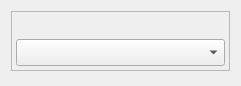
<?xml version="1.0" encoding="UTF-8"?>
<ui version="4.0">
 <class>SingleComponentWidget</class>
 <widget class="QWidget" name="SingleComponentWidget">
  <property name="geometry">
   <rect>
    <x>0</x>
    <y>0</y>
    <width>241</width>
    <height>86</height>
   </rect>
  </property>
  <property name="windowTitle">
   <string>Form</string>
  </property>
  <layout class="QVBoxLayout" name="verticalLayout_2">
   <item>
    <widget class="QFrame" name="frame">
     <property name="frameShape">
      <enum>QFrame::StyledPanel</enum>
     </property>
     <property name="frameShadow">
      <enum>QFrame::Plain</enum>
     </property>
     <layout class="QVBoxLayout" name="verticalLayout">
      <property name="leftMargin">
       <number>4</number>
      </property>
      <property name="topMargin">
       <number>3</number>
      </property>
      <property name="rightMargin">
       <number>4</number>
      </property>
      <property name="bottomMargin">
       <number>4</number>
      </property>
      <item>
       <widget class="QLabel" name="label">
        <property name="font">
         <font>
          <pointsize>12</pointsize>
         </font>
        </property>
        <property name="text">
         <string/>
        </property>
       </widget>
      </item>
      <item>
       <widget class="QComboBox" name="comboBox">
        <property name="font">
         <font>
          <pointsize>12</pointsize>
         </font>
        </property>
       </widget>
      </item>
     </layout>
    </widget>
   </item>
   <item>
    <spacer name="verticalSpacer">
     <property name="orientation">
      <enum>Qt::Vertical</enum>
     </property>
     <property name="sizeHint" stdset="0">
      <size>
       <width>20</width>
       <height>40</height>
      </size>
     </property>
    </spacer>
   </item>
  </layout>
 </widget>
 <resources/>
 <connections/>
</ui>
